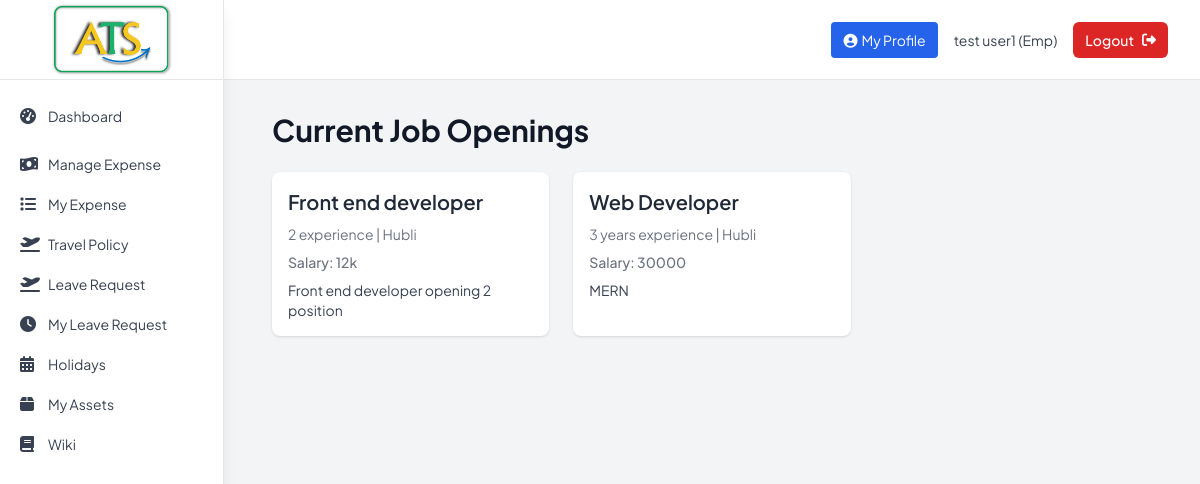
Screenshot of /employee/careers (signed in) with the database file from the repository.
### tables this page shows
CREATE TABLE TblCareers (
    CareerId INTEGER PRIMARY KEY AUTOINCREMENT,
    JobTitle TEXT(200),
    Exp TEXT(100),
    Sal TEXT(50),
    Location TEXT(50),
    Description TEXT(1000),
    BannerImg TEXT(50)
);

### Backup_Code/app1.py (the view)
@app.route('/employee/careers')
def employee_careers():
    conn = get_db_connection()
    jobs = conn.execute('SELECT * FROM TblCareers').fetchall()
    conn.close()
    return render_template('employee_careers.html', jobs=jobs)

### Backup_Code/app1.py (called while the page is built)
def get_db_connection():
    conn = sqlite3.connect('project_tracking.db')
    conn.row_factory = sqlite3.Row
    return conn

### Backup_Code/templates/employee_careers.html (shortened to what this page needs)
{% extends "base.html" %}
{% block content %}
<div class="max-w-6xl mx-auto px-4">
    <h1 class="text-3xl font-bold text-gray-900 mb-6">Current Job Openings</h1>
    {% if jobs %}
    <div class="grid grid-cols-1 md:grid-cols-2 lg:grid-cols-3 gap-6">
        {% for job in jobs %}
        <div class="bg-white p-4 shadow rounded-lg">
            <div class="space-y-2">
                <h2 class="text-xl font-semibold text-gray-800">{{ job.JobTitle }}</h2>
                <p class="text-sm text-gray-500">{{ job.Exp }} experience | {{ job.Location }}</p>
                <p class="text-sm text-gray-500 font-medium">Salary: {{ job.Sal }}</p>
                <p class="text-gray-700 text-sm">{{ job.Description }}</p>
            </div>
        </div>
        {% endfor %}
    </div>
    {% else %}
    <div class="bg-white p-6 shadow rounded-lg text-center">
        <p class="text-gray-500">No job openings available at the moment.</p>
    </div>
    {% endif %}
</div>
{% endblock %}

### Backup_Code/templates/base.html (style rules this page uses)
html { scroll-behavior: smooth }
body { font-family: "Plus Jakarta Sans", sans-serif }

### rows the page displays
TblCareers: JobTitle "Front end developer", Exp "2", Location "Hubli", Sal "12k", Description "Front end developer opening 2 position"
TblCareers: JobTitle "Web Developer", Exp "3 years", Location "Hubli", Sal "30000", Description "MERN"

### other values shown
{{ label }} "Dashboard Manage Expense My Expense Travel Policy Leave Request My Leave Request Holidays My Assets Wiki"
{{ session.first_name }} "test user1"
{{ session.emp_type.title() }} "Emp"
